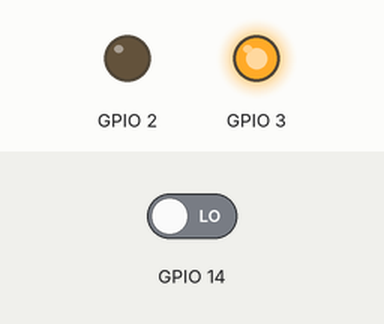
Bench run of a program on a simulated Raspberry Pi (BCM pin numbers). On the bench: output pins drawn as LEDs (lit = HIGH). The test bench sets the inputs (shaded band); at power-on: GPIO 14 LOW.

Above: at 1.2 s.
1.3 s: GPIO 14 driven HIGH
At 2.4 s:
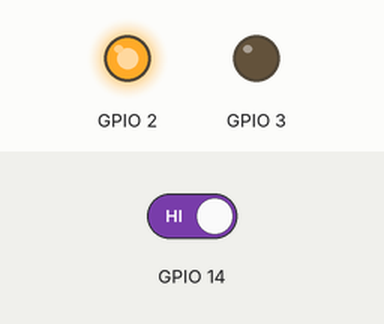
2.8 s: GPIO 14 driven LOW
At 3.5 s:
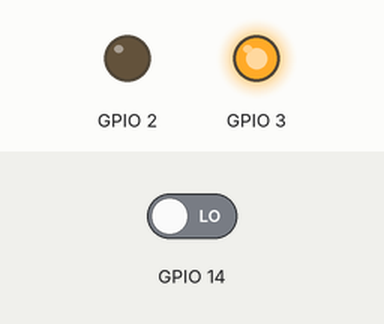
Timing chart, 0 to 5.8 s (numbered marks = the images above; inputs shaded):
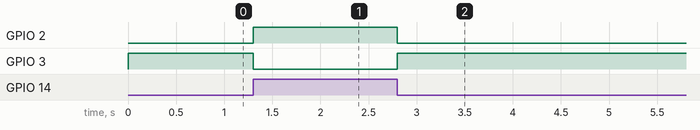

Measured:
- after the input at 1.3 s, GPIO 2: LOW → HIGH at once; GPIO 3: HIGH → LOW at once
- after the input at 2.8 s, GPIO 2: HIGH → LOW at once; GPIO 3: LOW → HIGH at once

The program:

IR_sensor.py
```python
import RPi.GPIO as IO
import time
IO.setwarnings(False)
IO.setmode(IO.BCM)
IO.setup(2,IO.OUT)
IO.setup(3,IO.OUT)
IO.setup(14,IO.IN)
while 1:
    if(IO.input(14)==True):
        IO.output(2,True)
        IO.output(3,False)
    if(IO.input(14)==False):
        IO.output(3,True)
        IO.output(2,False)
```
